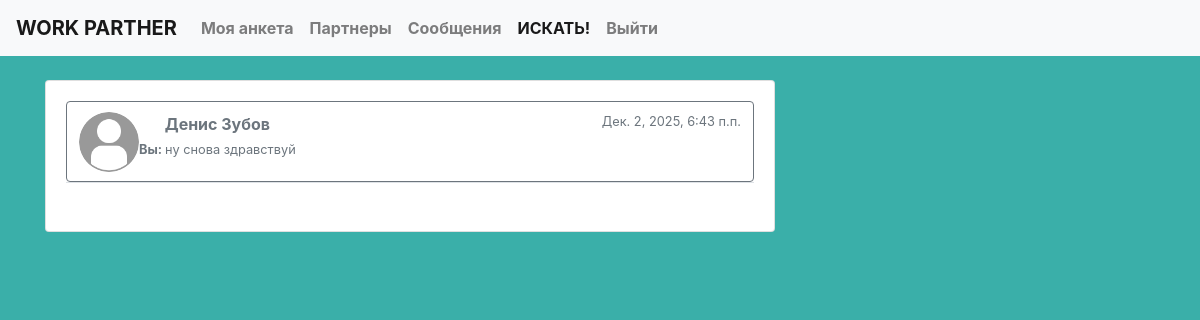
The app's page /dialogs (signed in) with its own data.
### socialNet/apps/network/models.py (models this page shows, shortened)
class Chat(models.Model):
    DIALOG = 'D'
    CHAT = 'C'
    CHAT_TYPE_CHOICES = (
        (DIALOG, _('Dialog')),
        (CHAT, _('Chat'))
    )
    type = models.CharField(
        _('Тип'),
        max_length=1,
        choices=CHAT_TYPE_CHOICES,
        default=DIALOG
    )
    members = models.ManyToManyField(User, verbose_name=_("Участник"))

class Profile(models.Model):
    SPECIALS = (
        (1, 'Программирование'),
        (2, 'Музыка'),
        (3, 'Блоги и видео'),
    )
    author = models.OneToOneField(User, on_delete=models.CASCADE)
    theme = models.BooleanField('theme', default=False)
    age = models.IntegerField('age', default=0)
    city = models.CharField('city', max_length=50, default=' ')
    spec = models.PositiveSmallIntegerField(
        'spec', choices=SPECIALS, default=True)
    descript = models.TextField('descript', default=' ')
    avatar = models.ImageField(upload_to='static/profile_images',
                               default='static/profile_images/default_picture.png')

class Message(models.Model):
    chat = models.ForeignKey(Chat, verbose_name=_(
        "Чат"), on_delete=models.CASCADE)
    author = models.ForeignKey(User, verbose_name=_(
        "Пользователь"), on_delete=models.CASCADE)
    message = models.TextField(_("Сообщение"))
    pub_date = models.DateTimeField(
        _('Дата сообщения'), default=timezone.now)
    is_readed = models.BooleanField(
        _('Прочитано'), default=False)
    class Meta:
        ordering = ['pub_date']
    def __str__(self):
        return self.message

### socialNet/apps/network/views.py (the view)
# urls.py: path('dialogs', views.DialogsView.as_view(), name='dialogs'),
class DialogsView(View):
    def get(self, request):
        chats = Chat.objects.filter(members__in=[request.user.id])
        return render(request, 'network/chats.html', {'user_profile': request.user, 'chats': chats, 'title': 'Сообщения'})

### socialNet/apps/network/templatetags/dialogs_tag.py (called while the page is built)
@register.simple_tag()
def get_companion(user, chat):
    for u in chat.members.all():
        if u != user:
            return u
    return None

### socialNet/apps/network/templates/network/chats.html (shortened to what this page needs)
{% extends 'network/base.html' %}
{% block body%}
{% load tz %}
{% load dialogs_tag %}
<div class="container py-3">
    <div class="row">
        <div class="col-md-6 col-lg-5 col-xl-8 mb-4 mb-md-0">
            <div class="card">
                <div class="card-body">
                    <ul class="list-unstyled mb-1">
                        {% for chat in chats %}
                            {% if chat.message_set.count != 0 %}
                                {% with last_message=chat.message_set.last %}
                                    {% get_companion user chat as companion %}
                                        <li class="p-0 border-bottom">
                                        <a href="/dialogs/{{ chat.id }}" class="d-flex justify-content-between btn btn-outline-secondary">
                                            <div class="d-flex flex-row">
                                                <img src="../{{ companion.profile.avatar }}" alt="avatar"
                                                    class="rounded-circle d-flex align-self-center me-3 shadow-1-strong" width="60">
                                                <div class="pt-1">
                                                    <p class="font-weight-bold mb-1">{{ companion.first_name }} {{ companion.last_name }}</p>
                                                    {% if companion != last_message.author %}
                                                        <div class="input-group">
                                                            <p class="small text-muted font-weight-bold">Вы: </p>
                                                            <p class="small text-muted">{{ last_message }}</p>
                                                        </div>
                                                    {% else %}
                                                        <p class="small text-muted">{{ last_message }}</p>
                                                    {% endif %}
                                                </div>
                                            </div>
                                            <div class="pt-1">
                                                <p class="small text-muted mb-1">{{ last_message.pub_date|utc }}</p>
                                            </div>
                                        </a>
                                    </li>
                                    <br>
                                {% endwith %}
                            {% endif %}
                        {% endfor %}
                    </ul>
                </div>
            </div>
        </div>
    </div>
</div>
{% endblock %}

### socialNet/apps/network/static/network/base.css (style rules this page uses)
#body { background-color: #3AAFA9; }
a { text-decoration: none; }
.py-3 { padding-top: 1rem!important; padding-bottom: 1rem!important; }

### records on screen
Chat: profile.avatar (placeholder picture), message_set.last "ну снова здравствуй", message_set.last.pub_date|utc "Дек. 2, 2025, 6:43 п.п."

### other values on screen
{{ companion.first_name }} "Денис"
{{ companion.last_name }} "Зубов"
